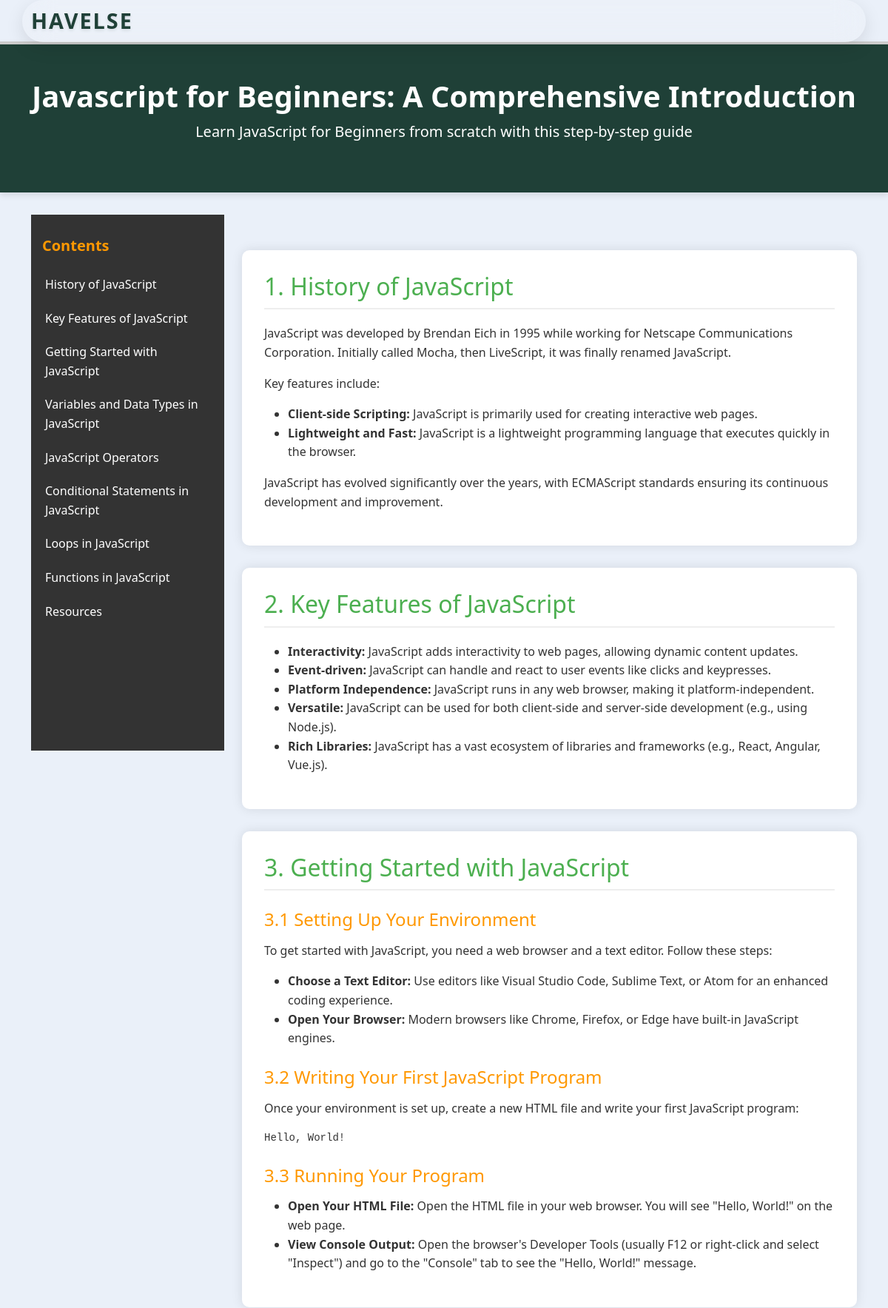
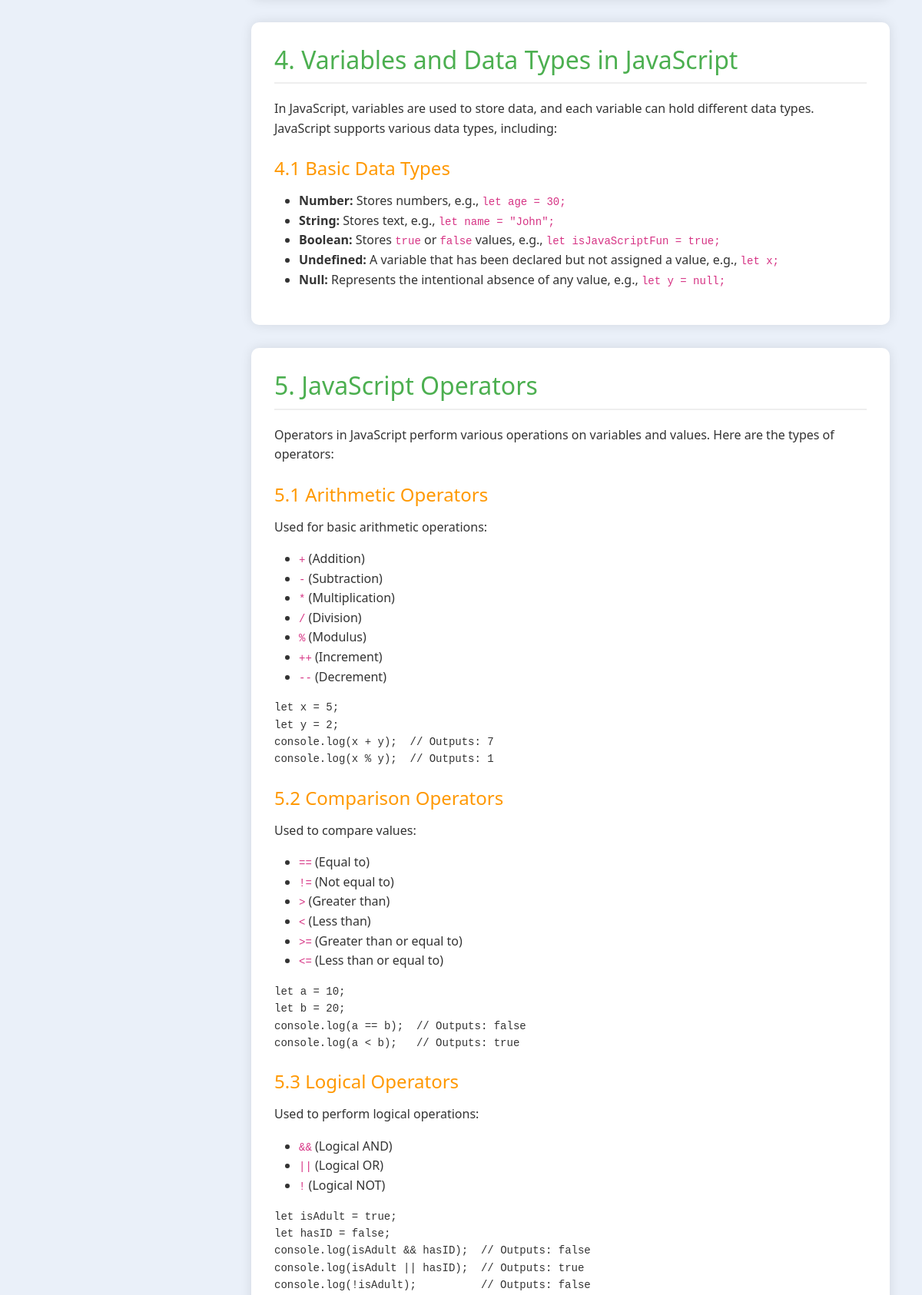
The app's page /home/article/?slug=javascript-for-beginners (signed in, upper part) with its own data (2 pictures, top to bottom).
### learn/models.py (models this page shows, shortened)
class Course(models.Model):
    title = models.CharField(max_length=200)
    subtitle=models.CharField(max_length=500,blank=True)
    slug = models.SlugField(max_length=200, unique=True)
    description = models.TextField(blank=True)
    created_at = models.DateTimeField(auto_now_add=True)
    updated_at = models.DateTimeField(auto_now=True)

class Section(models.Model):
    course = models.ForeignKey(Course, on_delete=models.CASCADE, related_name='sections')
    title = models.CharField(max_length=255)
    content = models.TextField(blank=True)
    order = models.PositiveIntegerField()
    created_at = models.DateTimeField(auto_now_add=True)
    updated_at = models.DateTimeField(auto_now=True)
    class Meta:
        ordering = ['order']
        unique_together = ['course','order']

### learn/views.py (the view)
# urls.py: path('article/',views.article,name='article'),
@login_required
def article(request):
    slug=request.GET.get('slug')
    course=Course.objects.get(slug=slug)
    content=course.sections.all()
    for section in content:
        section.content=processed(section.content)
        section.slug=slugify(section.title)
    return render(request,'learn/article.html',{'sections':content,'course':course})

### learn/templates/learn/article.html (shortened to what this page needs)
<!DOCTYPE html>
{% load static %}
<html lang="en">
<head>
    <link href="https://cdnjs.cloudflare.com/ajax/libs/bootstrap/5.3.0/css/bootstrap.min.css" rel="stylesheet">
    <link rel="stylesheet" href="https://cdnjs.cloudflare.com/ajax/libs/bootstrap-icons/1.11.1/font/bootstrap-icons.min.css">
</head>
<body data-bs-spy="scroll" data-bs-target="#navbar-example3" data-bs-offset="70">
<nav class="navbar navbar-expand-lg navbar-light fixed-top">
        <div class="container">
            <a class="navbar-brand" href="{% url 'learn:home' %}">HAVELSE</a>
        </div>
    </nav>
    <div class="progress-container">
    </div>
    <header class="python-header">
        <div class="container">
            <h1>{{ course.subtitle }}</h1>
            <p class="lead text-white">Learn {{course.title}} from scratch with this step-by-step guide</p>
        </div>
    </header>
    <div class="container">
        <div class="row">
            <div class="col-lg-3">
                <div class="sidebar">
                    <h5>Contents</h5>
                    <nav id="navbar-example3" class="nav nav-pills flex-column">
                        {% for section in sections %}
                        <a class="nav-link" href="#{{section.slug}}">{{ section.title }}</a>
                        {% endfor %}
                    </nav>
                </div>
            </div>
            <div class="col-lg-9 py-lg-5">
                {% for section in sections %}
                <section id="{{section.slug}}">
                    {{ section.content | safe }}
                </section>
                {% endfor %}
            </div>
        </div>
    </div>
</body>
</html>

### learn/templates/learn/article.html (style rules this page uses)
body { position: relative; font-family: 'Segoe UI', Tahoma, Geneva, Verdana, sans-serif; background-color: #eaf0f9; color: #333; line-height: 1.6; padding-top: 56px; }
.nav-link { color: #fff; border-radius: 0; transition: all 0.3s; }
.navbar-brand { font-size: 1.8rem; font-weight: 700; color: #1f4037 !important; text-shadow: 0 2px 4px rgba(0, 0, 0, 0.1); letter-spacing: 2px; }
.navbar { position: fixed; top: 0; left: 0; right: 0; z-index: 1030; margin: 0 auto; width: 95%; background: rgba(255, 255, 255, 0.1) !important; backdrop-filter: blur(20px); -webkit-backdrop-filter: blur(20px); border-bottom: 1px solid rgba(255, 255, 255, 0.2); border-radius: 30px !important; box-shadow: 0 8px 24px rgba(0, 0, 0, 0.1); transition: all 0.3s ease; padding: 0 0; }
.sidebar { position: sticky; top: 76px; height: calc(100vh - 76px); background-color: #333; padding: 20px 0; overflow-y: auto; }
.sidebar .nav-link { padding: 10px 15px; color: #fff; border-left: 4px solid transparent; }
.sidebar h5 { color: #ff9800; padding: 10px 15px; font-weight: bold; }
.sidebar .nav-pills .nav-link { border-radius: 0; }
.python-header { background-color: #1f4037; color: #fff; padding: 50px 0; text-align: center; margin-bottom: 30px; box-shadow: 0 4px 8px rgba(0, 0, 0, 0.1); }
h1 { font-size: 2.5rem; font-weight: bold; }
section { background-color: #fff; border-radius: 10px; box-shadow: 0px 0px 15px rgba(0, 0, 0, 0.1); padding: 30px; margin-bottom: 30px; transition: transform 0.3s; }
h2 { color: #4CAF50; font-size: 2rem; margin-bottom: 20px; border-bottom: 2px solid #eee; padding-bottom: 10px; }
h3 { color: #ff9800; font-size: 1.5rem; margin-top: 25px; margin-bottom: 15px; }
.progress-container { position: fixed; top: 56px; width: 100%; height: 4px; background: #ccc; z-index: 1020; }
section { scroll-margin-top: 70px; }

### records on screen
Course: subtitle "Javascript for Beginners: A Comprehensive Introduction", title "JavaScript for Beginners"
Section: title "History of JavaScript", content "1. History of JavaScript JavaScript was developed by Brendan Eich in 1995 while working for Netscape Communications Corporation. Initially called Mocha, then LiveScript, it was finally renamed JavaScript. Key features include: Client-side Scripting: JavaScript is primarily used for creating interactive web pages. Lightweight and Fast: JavaScript is a lightweight programming language that executes quickly in the browser. JavaScript has evolved significantly over the years, with ECMAScript standards ensuring its continuous development and improvement."
Section: title "Key Features of JavaScript", content "2. Key Features of JavaScript Interactivity: JavaScript adds interactivity to web pages, allowing dynamic content updates. Event-driven: JavaScript can handle and react to user events like clicks and keypresses. Platform Independence: JavaScript runs in any web browser, making it platform-independent. Versatile: JavaScript can be used for both client-side and server-side development (e.g., using Node.js). Rich Libraries: JavaScript has a vast ecosystem of libraries and frameworks (e.g., React, Angular, Vue.js)."
Section: title "Getting Started with JavaScript", content "3. Getting Started with JavaScript 3.1 Setting Up Your Environment To get started with JavaScript, you need a web browser and a text editor. Follow these steps: Choose a Text Editor: Use editors like Visual Studio Code, Sublime Text, or Atom for an enhanced coding experience. Open Your Browser: Modern browsers like Chrome, Firefox, or Edge have built-in JavaScript engines. 3.2 Writing Your First JavaScript Program Once your environment is set up, create a new HTML file and write your first JavaScript program: Hello, World! 3.3 Running Your Program Open Your HTML File: Open the HTML file in your web browser. You will see \"Hello, World!\" on the web page. View Console Output: Open the…"
Section: title "Variables and Data Types in JavaScript", content "4. Variables and Data Types in JavaScript In JavaScript, variables are used to store data, and each variable can hold different data types. JavaScript supports various data types, including: 4.1 Basic Data Types Number: Stores numbers, e.g., let age = 30; String: Stores text, e.g., let name = \"John\"; Boolean: Stores true or false values, e.g., let isJavaScriptFun = true; Undefined: A variable that has been declared but not assigned a value, e.g., let x; Null: Represents the intentional absence of any value, e.g., let y = null;"
Section: title "JavaScript Operators", content "5. JavaScript Operators Operators in JavaScript perform various operations on variables and values. Here are the types of operators: 5.1 Arithmetic Operators Used for basic arithmetic operations: + (Addition) - (Subtraction) * (Multiplication) / (Division) % (Modulus) ++ (Increment) -- (Decrement) let x = 5 ; let y = 2 ; console . log ( x + y ); // Outputs: 7 console . log ( x % y ); // Outputs: 1 5.2 Comparison Operators Used to compare values: == (Equal to) != (Not equal to) > (Greater than) < (Less than) >= (Greater than or equal to) <= (Less than or equal to) let a = 10 ; let b = 20 ; console . log ( a == b ); // Outputs: false console . log ( a < b ); // Outputs: true 5.3 Logical…"
Section: title "Conditional Statements in JavaScript"
Section: title "Loops in JavaScript"
Section: title "Functions in JavaScript"
Section: title "Resources"
